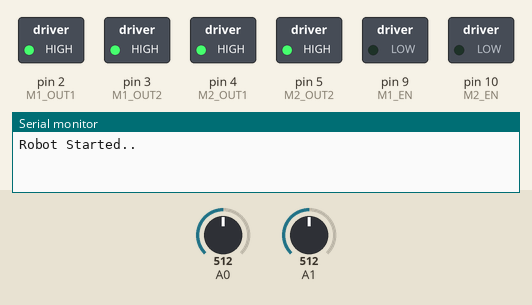
This sketch was run on a simulated Arduino Uno, built with avr-gcc and run on an emulated ATmega328P. On the bench: switched loads named in the sketch (green lamp = pin HIGH), the last lines printed to the serial monitor. The inputs (shaded band) are chosen by the test bench; at power-on: A1 = 512, A0 = 512.

Above: at 1.2 s.
1.3 s: A1 set to 276
2.8 s: A1 set to 248
At 4.3 s:
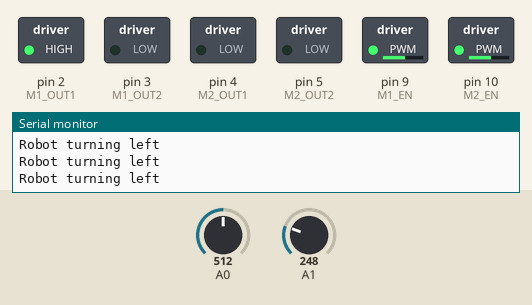
4.6 s: A0 set to 218
6.1 s: A0 set to 191
At 6.8 s:
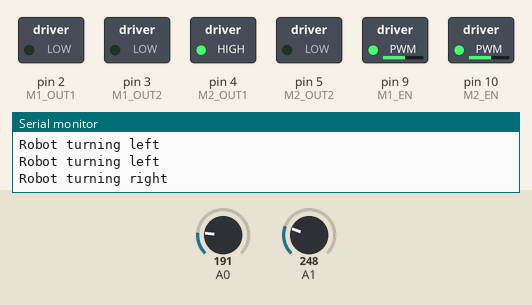
7.7 s: A1 set to 217
9.2 s: A1 set to 193
At 10.3 s:
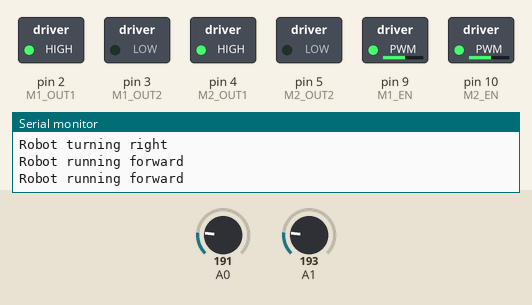
Timing chart, 0 to 11.9 s (numbered marks = the images above; inputs shaded):
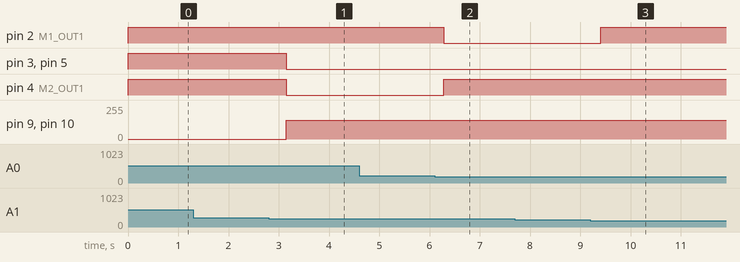

Measured:
- the behaviour switches between 261 and 260 on A1 (found by bisection; images 0 and 1)
- the behaviour switches between 201 and 200 on A0 (found by bisection; images 1 and 2)
- the behaviour switches between 201 and 200 on A1 (found by bisection; images 2 and 3)
- after the input at 1.3 s, every drawn part: stays the same
- after the input at 2.8 s, pin 3 (M1_OUT2), pin 4 (M2_OUT1), pin 5 (M2_OUT2): HIGH → LOW after 0.35 s; pin 9 (M1_EN), pin 10 (M2_EN): 0/255 → 140/255 after 0.35 s
- after the input at 6.1 s, pin 2 (M1_OUT1): HIGH → LOW after 0.18 s; pin 4 (M2_OUT1): LOW → HIGH after 0.18 s
- after the input at 9.2 s, pin 2 (M1_OUT1): LOW → HIGH after 0.21 s

The sketch:

app.ino
```cpp
/*
   Author: Sriharsha
   Description:
   Notes:
 */

#include "config.h"


/* Setup Function */
void setup(void){

  /* Configure Serial port */
  Serial.begin(9600);

  /* Configure I/O Pins functionality */
  pinMode(M1_OUT1, OUTPUT);
  pinMode(M1_OUT2, OUTPUT);
  pinMode(M2_OUT1, OUTPUT);
  pinMode(M2_OUT2, OUTPUT);
  pinMode(M1_EN,   OUTPUT);
  pinMode(M2_EN,   OUTPUT);

  /* Print message on serial terminal */
  Serial.println("Robot Started..");

  /* Stop the motor */
  motorStop();
}

/* Motor Stop Function */
void motorStop(void){
  digitalWrite(M1_EN,   LOW);
  digitalWrite(M2_EN,   LOW);
  digitalWrite(M1_OUT1, HIGH);
  digitalWrite(M1_OUT2, HIGH);
  digitalWrite(M2_OUT1, HIGH);
  digitalWrite(M2_OUT2, HIGH);
}

/* Motor Forward Function */
void motorFw(void){
  /* Write PWM values to EN pn */
  analogWrite(M1_EN,    M1_SPEED);
  analogWrite(M2_EN,    M2_SPEED);
  digitalWrite(M1_OUT1, HIGH);
  digitalWrite(M1_OUT2, LOW);
  digitalWrite(M2_OUT1, HIGH);
  digitalWrite(M2_OUT2, LOW);
  Serial.println("Robot running forward");
}

/* Motor Backward Function */
void motorBw(void){
  /* Write PWM values to EN pn */
  analogWrite(M1_EN,    M1_SPEED);
  analogWrite(M2_EN,    M2_SPEED);
  digitalWrite(M1_OUT1, LOW);
  digitalWrite(M1_OUT2, HIGH);
  digitalWrite(M2_OUT1, LOW);
  digitalWrite(M2_OUT2, HIGH);
  Serial.println("Robot running backward");
}

/* Motor Left Function */
void motorLeft(void){
  /* Write PWM values to EN pn */
  analogWrite(M1_EN,    M1_SPEED);
  analogWrite(M2_EN,    M2_SPEED);
  digitalWrite(M1_OUT1, HIGH);
  digitalWrite(M1_OUT2, LOW);
  digitalWrite(M2_OUT1, LOW);
  digitalWrite(M2_OUT2, LOW);
  Serial.println("Robot turning left");
}

/* Motor Right Function */
void motorRight(void){
  /* Write PWM values to EN pn */
  analogWrite(M1_EN,    M1_SPEED);
  analogWrite(M2_EN,    M2_SPEED);
  digitalWrite(M1_OUT1, LOW);
  digitalWrite(M1_OUT2, LOW);
  digitalWrite(M2_OUT1, HIGH);
  digitalWrite(M2_OUT2, LOW);
  Serial.println("Robot turning right");
}

/* Read Sensor Function */
int readSensor(int ch){
  long senVal = 0;
  for(int i = 0;i < AVG_SAMPLE_RATE;i++){
    senVal += analogRead(ch);
  }
  return int(senVal / AVG_SAMPLE_RATE);
}

/* Loop function which runs forever */
void loop(void){
  int sen1, sen2;
  sen1 = readSensor(SEN1);
  sen2 = readSensor(SEN2);

  /* If both sensor detected white, then stop the motor */
  if(sen1 > SEN1_THRESHOLD && sen2 > SEN2_THRESHOLD){
    motorStop();
  }

  /* If Sensor 1 in White Region */
  else if(sen1 > SEN1_THRESHOLD){
    motorLeft();
  }

  /* If Sensor 2 in White Region */
  else if(sen2 > SEN1_THRESHOLD){
    motorRight();
  }

  /* If both are deteted black */
  else {
    motorFw();
  }

  /* Delay to avoid sensor stranged response */
  delay(LOOP_DELAY);

} 
```

config.h
```cpp
#ifndef __config_h__
#define __config_h__

/* Prototype definitions */
extern void motorStop(void);
extern void motorFw(void);
extern void motorBw(void);
extern void motorFw(void);
extern void motorRight(void);
extern void motorLeft(void);
extern int  readSensor(int);

/* Motor Pin Definitions */
#define M1_OUT1 2
#define M1_OUT2 3
#define M2_OUT1 4
#define M2_OUT2 5

/* IR Sensor Pin Definitions */
#define SEN1 A0
#define SEN2 A1

/* Motor Enable Pin Definitions (It can be used for speed control from PWM) */
#define M1_EN 9
#define M2_EN 10

/* PWM values for speed control (0-255) 8-bit PWM */
#define M1_SPEED 140
#define M2_SPEED 140

/* Sensor Average Times */
#define AVG_SAMPLE_RATE 100

/* Sensor Threshold */
/* Lesser value indicates more black and lower indicates more white */
#define SEN1_THRESHOLD 200
#define SEN2_THRESHOLD 260

/* Delay for loop in ms */
#define LOOP_DELAY 500

#endif
```
